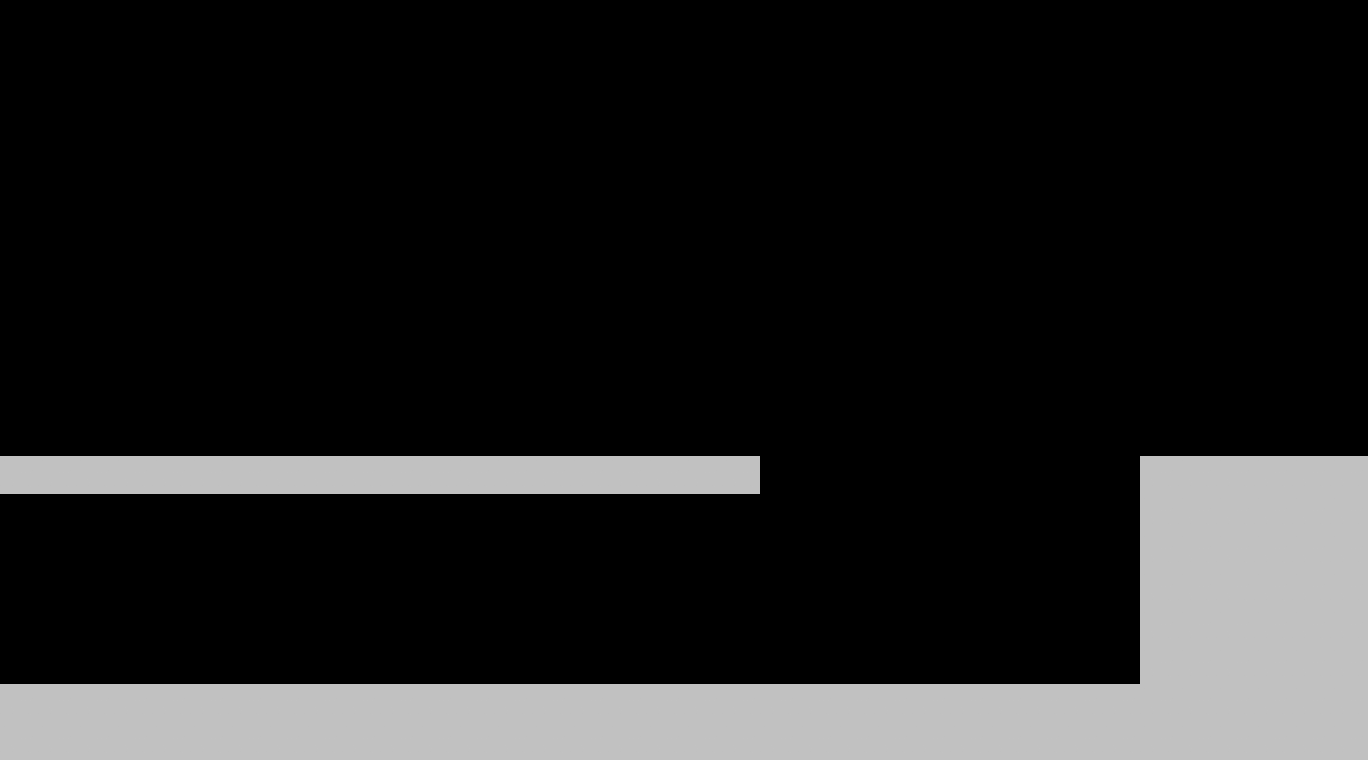

A level layout from a 2D game, rendered from its tile map. Below: a short description, then the map file with tile-grid data replaced by summaries:
An orthogonal 36x20 tile map with 38x38 px tiles, 1 tile layer (barrage) and 7 objects (5x object, 2x ball).

<map version="1.0" orientation="orthogonal" renderorder="right-down" width="36" height="20" tilewidth="38" tileheight="38" nextobjectid="14">
 <tileset firstgid="1" name="base" tilewidth="38" tileheight="38" tilecount="1">
  <image source="tileset_38x38.png" width="38" height="38" />
 </tileset>
 <layer name="barrage" width="36" height="20">
  <data>[720 cells, 128 non-empty, 1 distinct tile ids]</data>
 </layer>
 <objectgroup name="braindots">
  <object id="2" name="ballA" type="ball" x="242.667" y="430">
   <properties>
    <property name="autocreate" value="false" />
   </properties>
  </object>
  <object id="3" name="ballB" type="ball" x="246.666" y="659">
   <properties>
    <property name="autocreate" value="false" />
   </properties>
  </object>
  <object id="4" name="ground" type="object" x="0" y="686.667" width="1368" height="72">
   <properties>
    <property name="autocreate" value="true" />
   </properties>
  </object>
  <object id="9" name="ground1" type="object" x="1140" y="457.333" width="229.333" height="226.667">
   <properties>
    <property name="autocreate" value="true" />
    <property name="bodyType" value="StaticBody" />
   </properties>
  </object>
  <object id="10" name="ground2" type="object" x="-1.33333" y="456.667" width="762.667" height="38.6667">
   <properties>
    <property name="autocreate" value="true" />
    <property name="bodyType" value="StaticBody" />
   </properties>
  </object>
  <object id="11" name="electricity" type="object" x="765.333" y="457.333" width="372" height="37.3333">
   <properties>
    <property name="autocreate" value="true" />
    <property name="barrierType" value="electricity" />
    <property name="bodyType" value="StaticBody" />
   </properties>
  </object>
  <object id="12" name="switch" type="object" x="1091.99" y="644" width="38" height="38">
   <properties>
    <property name="autocreate" value="true" />
    <property name="barrierType" value="switch" />
    <property name="bodyType" value="KinematicBody" />
    <property name="spriteName" value="switch.png" />
   </properties>
  </object>
 </objectgroup>
</map>
